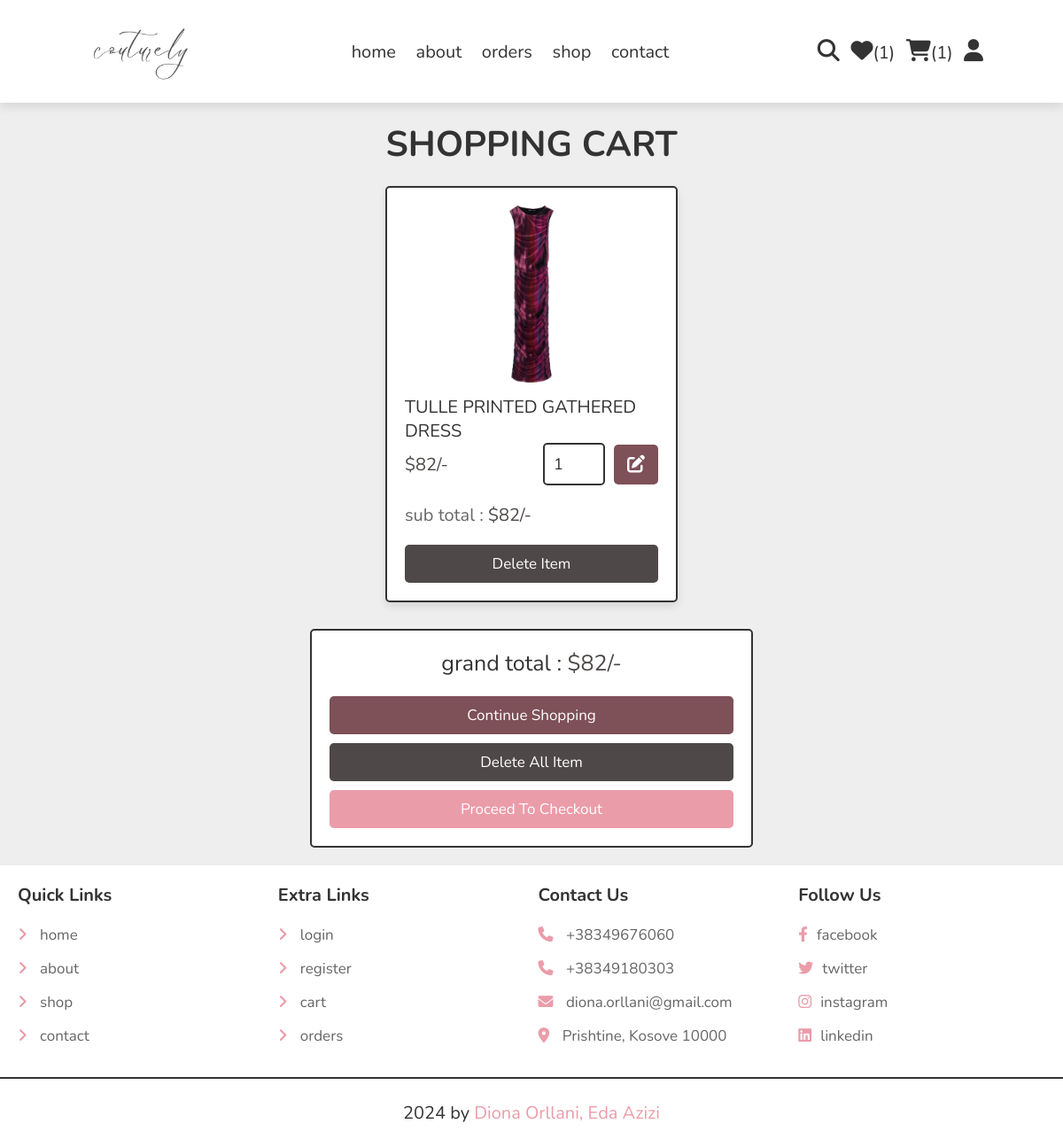
/cart.php (signed in), run on the app's committed database.
### tables this page shows
CREATE TABLE `cart` (
  `id` int(100) NOT NULL,
  `user_id` int(100) NOT NULL,
  `pid` int(100) NOT NULL,
  `name` varchar(100) NOT NULL,
  `price` int(10) NOT NULL,
  `quantity` int(10) NOT NULL,
  `image` varchar(100) NOT NULL
);

### cart.php (the view, shortened to what this page needs)
<?php
include 'components/cartCRUD.php';
if(isset($_SESSION['user_id'])){
   $user_id = $_SESSION['user_id'];
}else{
   $user_id = '';
   header('location:user_login.php');
};
?>
<!DOCTYPE html>
<html lang="en">
<head>
   <link rel="stylesheet" href="https://cdnjs.cloudflare.com/ajax/libs/font-awesome/6.1.1/css/all.min.css">
   <link rel="stylesheet" href="css/style.css">
</head>
<body>
<?php include 'components/user_header.php'; ?>
<section class="products shopping-cart">
   <h3 class="heading">shopping cart</h3>
   <div class="box-container">
   <?php
      $grand_total = 0;
      $select_cart = $conn->prepare("SELECT * FROM `cart` WHERE user_id = ?");
      $select_cart->execute([$user_id]);
      if($select_cart->rowCount() > 0){
         while($fetch_cart = $select_cart->fetch(PDO::FETCH_ASSOC)){
   ?>
   <form action="" method="post" class="box">
      <img src="uploaded_img/<?= $fetch_cart['image']; ?>" alt="">
      <div class="name"><?= $fetch_cart['name']; ?></div>
      <div class="flex">
         <div class="price">$<?= $fetch_cart['price']; ?>/-</div>
         <input type="number" name="qty" class="qty" min="1" max="99" onkeypress="if(this.value.length == 2) return false;" value="<?= $fetch_cart['quantity']; ?>">
         <button type="submit" class="fas fa-edit" name="update_qty"></button>
      </div>
      <div class="sub-total"> sub total : <span>$<?= $sub_total = ($fetch_cart['price'] * $fetch_cart['quantity']); ?>/-</span> </div>
      <input type="submit" value="delete item" onclick="return confirm('delete this from cart?');" class="delete-btn" name="delete">
   </form>
   <?php
   $grand_total += $sub_total;
      }
   }else{
      echo '<p class="empty">your cart is empty</p>';
   }
   ?>
   </div>
   <div class="cart-total">
      <p>grand total : <span>$<?= $grand_total; ?>/-</span></p>
      <a href="shop.php" class="option-btn">continue shopping</a>
      <a href="cart.php?delete_all" class="delete-btn <?= ($grand_total > 1)?'':'disabled'; ?>" onclick="return confirm('delete all from cart?');">delete all item</a>
      <a href="checkout.php" class="btn <?= ($grand_total > 1)?'':'disabled'; ?>">proceed to checkout</a>
   </div>
</section>
<?php include 'components/footer.php'; ?>
</body>
</html>

### css/style.css (style rules this page uses)
:root { --main-color:rgb(235, 156, 169); --orange:rgb(126, 80, 88); --red:#4e4948; --black:#333; --white:#fff; --light-color:#666; --light-bg:#eee; --border:.2rem solid var(--black); --box-shadow:0 .5rem 1rem rgba(0,0,0,.1); }
* { font-family: 'Nunito', sans-serif; margin:0; padding:0; box-sizing: border-box; outline: none; border:none; text-decoration: none; }
html { font-size: 62.5%; overflow-x: hidden; }
body { background-color: var(--light-bg); }
section { padding:2rem; max-width: 1200px; margin:0 auto; }
.heading { font-size: 4rem; color:var(--black); margin-bottom: 2rem; text-align: center; text-transform: uppercase; }
.btn, .delete-btn, .option-btn { display: block; width: 100%; margin-top: 1rem; border-radius: .5rem; padding:1rem 3rem; font-size: 1.7rem; text-transform: capitalize; color:var(--white); cursor: pointer; text-align: center; }
.btn { background-color: var(--main-color); }
.option-btn { background-color: var(--orange); }
.delete-btn { background-color: var(--red); }
.products .box-container { display: grid; grid-template-columns: repeat(auto-fit, 33rem); gap:1.5rem; justify-content: center; align-items: flex-start; }
.products .box-container .box { position: relative; background-color: var(--white); box-shadow: var(--box-shadow); border-radius: .5rem; border:var(--border); padding:2rem; overflow: hidden; }
.products .box-container .box img { height: 20rem; width: 100%; object-fit: contain; margin-bottom: 1rem; }
.products .box-container .box .name { font-size: 2rem; color:var(--black); }
.products .box-container .box .flex { display: flex; align-items: center; gap:1rem; }
.products .box-container .box .flex .qty { width: 7rem; padding:1rem; border:var(--border); font-size: 1.8rem; color:var(--black); border-radius: .5rem; }
.products .box-container .box .flex .price { font-size: 2rem; color:var(--red); margin-right: auto; }
.shopping-cart .fa-edit { height: 4.5rem; border-radius: .5rem; background-color: var(--orange); width: 5rem; font-size: 2rem; color:var(--white); cursor: pointer; }
.shopping-cart .sub-total { margin:2rem 0; font-size: 2rem; color:var(--light-color); }
.shopping-cart .sub-total span { color:var(--red); }
.cart-total { max-width: 50rem; margin:0 auto; margin-top: 3rem; background-color: var(--white); border:var(--border); border-radius: .5rem;; padding:2rem; text-align: center; }
.cart-total p { font-size: 2.5rem; color:var(--black); margin-bottom: 2rem; }
.cart-total p span { color:var(--red); }

### data on the page
cart: image (picture), name "TULLE PRINTED GATHERED DRESS", price "82", qty "1"

### other printed values
$total_wishlist_counts "1"
$total_cart_counts "1"
$grand_total "82"
